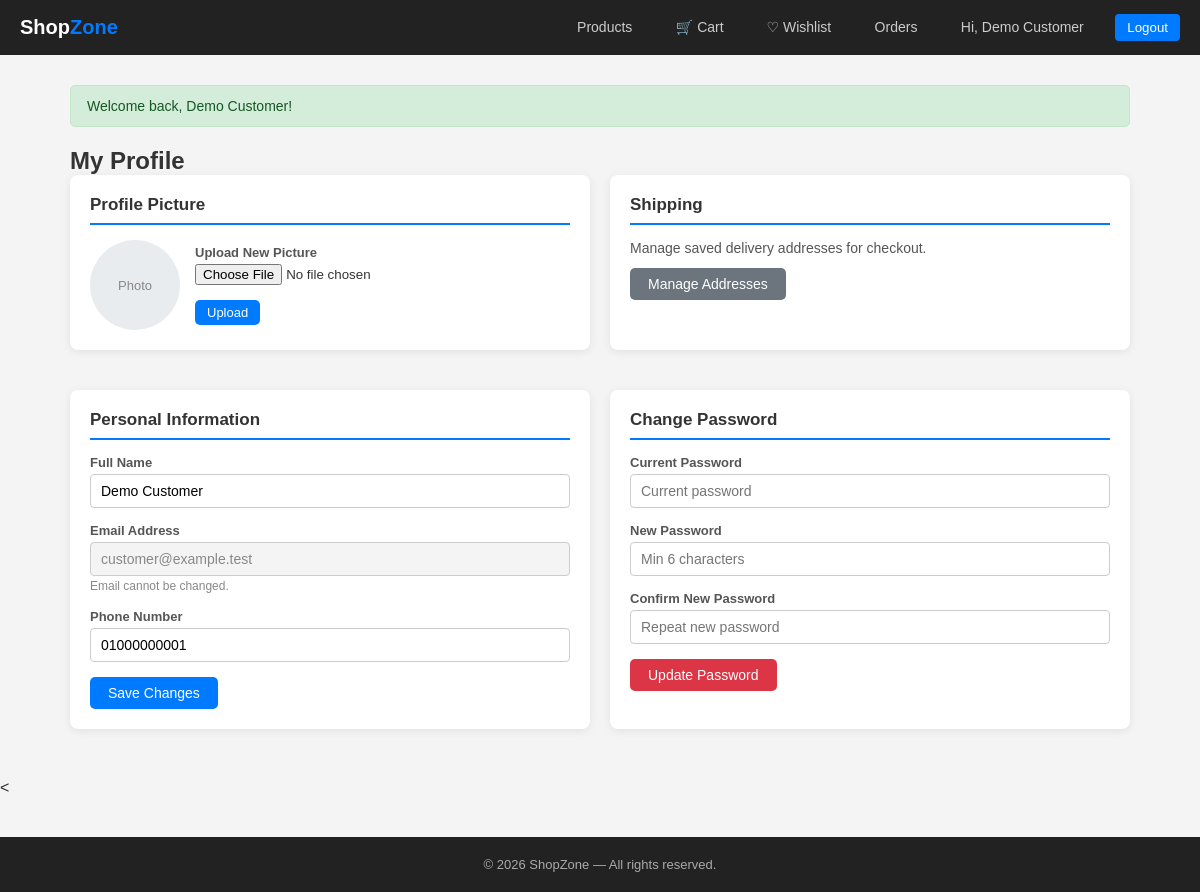
The page /Customer/index.php?action=profile (signed in) on the database its author committed.
### tables this page shows
CREATE TABLE `users` (
  `id` int(10) UNSIGNED NOT NULL,
  `name` varchar(120) NOT NULL,
  `email` varchar(190) NOT NULL,
  `password_hash` varchar(255) NOT NULL,
  `phone` varchar(30) DEFAULT NULL,
  `profile_image_path` varchar(255) DEFAULT NULL,
  `role` enum('customer','seller','admin','delivery_agent') NOT NULL DEFAULT 'customer',
  `is_active` tinyint(1) NOT NULL DEFAULT 1,
  `created_at` timestamp NOT NULL DEFAULT current_timestamp(),
  `updated_at` timestamp NOT NULL DEFAULT current_timestamp() ON UPDATE current_timestamp()
);

### Customer/models/User.php (called while the page is built, shortened)
<?php
class User {
    private $conn;
    public function __construct($conn) {
        $this->conn = $conn;
    }
    public function getById($id) {
        $id = (int)$id;
        $sql = "SELECT * FROM users WHERE id = $id";
        $result = mysqli_query($this->conn, $sql);
        return mysqli_fetch_assoc($result);
    }
}

### Customer/views/customer/profile.php (the view, shortened to what this page needs)
<?php
include "views/layout/header.php";
require_once "models/User.php";
$userModel = new User($conn);
$user      = $userModel->getById($_SESSION['user']['id']);
?>
<h2>My Profile</h2>
<div class="grid-2">
    <div class="card">
        <h3>Profile Picture</h3>
        <div style="display:flex; gap:15px; align-items:center;">
            <?php if (!empty($user['profile_image_path'])): ?>
                <img src="<?= htmlspecialchars($user['profile_image_path']) ?>" alt="Profile"
                     style="width:90px; height:90px; border-radius:50%; object-fit:cover;">
            <?php else: ?>
                <div style="width:90px; height:90px; border-radius:50%; background:#e9ecef; display:flex; align-items:center; justify-content:center; font-size:13px; color:#888;">
                    Photo
                </div>
            <?php endif; ?>
            <form action="index.php?action=upload_profile_picture" method="POST" enctype="multipart/form-data" style="flex:1;">
                <div class="form-group">
                    <label>Upload New Picture</label>
                    <input type="file" name="profile_image" accept="image/*">
                </div>
                <button type="submit" class="btn btn-primary btn-sm">Upload</button>
            </form>
        </div>
    </div>
    <div class="card">
        <h3>Shipping</h3>
        <p style="font-size:14px; color:#555; margin-bottom:12px;">Manage saved delivery addresses for checkout.</p>
        <a href="index.php?action=addresses" class="btn btn-secondary">Manage Addresses</a>
    </div>
    <div class="card">
        <h3>Personal Information</h3>
        <form action="index.php?action=update_profile" method="POST" id="profileForm">
            <div class="form-group">
                <label>Full Name</label>
                <input type="text" name="name" id="pname" placeholder="Your name"
                       value="<?= htmlspecialchars($user['name'], ENT_QUOTES) ?>">
            </div>
            <div class="form-group">
                <label>Email Address</label>
                <input type="email" value="<?= htmlspecialchars($user['email'], ENT_QUOTES) ?>" disabled
                       style="background:#f4f4f4; color:#888; cursor:not-allowed;">
                <span style="font-size:12px; color:#888;">Email cannot be changed.</span>
            </div>
            <div class="form-group">
                <label>Phone Number</label>
                <input type="text" name="phone" id="pphone" placeholder="01XXXXXXXXX"
                       value="<?= htmlspecialchars($user['phone'] ?? '', ENT_QUOTES) ?>">
            </div>
            <button type="submit" class="btn btn-primary">Save Changes</button>
        </form>
    </div>
    <div class="card">
        <h3>Change Password</h3>
        <form action="index.php?action=change_password" method="POST" id="passForm">
            <div class="form-group">
                <label>Current Password</label>
                <input type="password" name="current_password" id="cpwd" placeholder="Current password">
            </div>
            <div class="form-group">
                <label>New Password</label>
                <input type="password" name="new_password" id="npwd" placeholder="Min 6 characters">
            </div>
            <div class="form-group">
                <label>Confirm New Password</label>
                <input type="password" name="confirm_password" id="cfpwd" placeholder="Repeat new password">
            </div>
            <button type="submit" class="btn btn-danger">Update Password</button>
        </form>
    </div>
</div>
<?php include "views/layout/footer.php"; ?>

### Customer/views/layout/header.php (style rules this page uses)
* { box-sizing: border-box; margin: 0; padding: 0; }
body { font-family: Arial, sans-serif; background: #f4f4f4; color: #333; }
.btn { display: inline-block; padding: 8px 18px; border: none; border-radius: 5px; cursor: pointer; font-size: 14px; font-family: Arial, sans-serif; text-decoration: none; }
.btn-primary { background: #007bff; color: #fff; }
.btn-danger { background: #dc3545; color: #fff; }
.btn-secondary { background: #6c757d; color: #fff; }
.btn-sm { padding: 5px 12px; font-size: 13px; }
label { display: block; font-size: 13px; margin-bottom: 4px; color: #555; font-weight: bold; }
input[type=text], input[type=email], input[type=password], input[type=number], input[type=tel], select, textarea { width: 100%; padding: 8px 10px; border: 1px solid #ccc; border-radius: 4px; font-size: 14px; font-family: Arial, sans-serif; }
.form-group { margin-bottom: 15px; }
.card { background: #fff; border-radius: 8px; box-shadow: 0 2px 8px rgba(0,0,0,0.08); padding: 20px; margin-bottom: 20px; }
.card h3 { margin-bottom: 15px; font-size: 17px; border-bottom: 2px solid #007bff; padding-bottom: 8px; }
.grid-2 { display: grid; grid-template-columns: 1fr 1fr; gap: 20px; }

### rows shown on the page
users: name "Demo Customer", email "customer@example.test", phone "01000000001"

### other values the page prints
$_SESSION['user']['name'] "Demo Customer"
$_SESSION['success'] "Welcome back, Demo Customer!"
